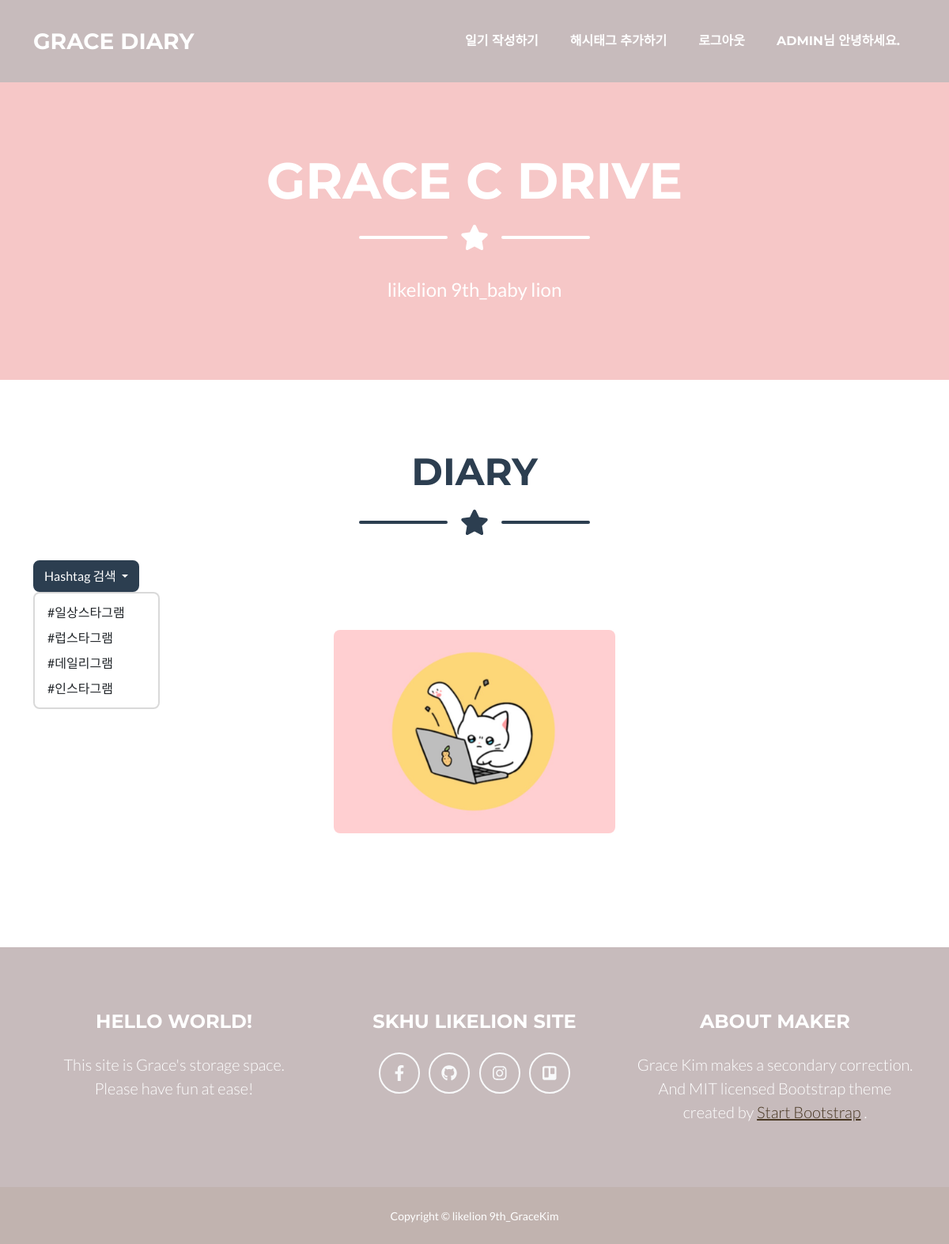
The app's page / (signed in) with its own data.
### blog/models.py (models this page shows, shortened)
class Hashtag(models.Model):
    name = models.CharField(max_length=50)

class Blog(models.Model):
    title = models.CharField(max_length=200)
    pub_date = models.DateTimeField('date')
    content = models.TextField()
    writer = models.CharField(max_length=100)
    hashtags = models.ManyToManyField('Hashtag', blank=True)

### blog/views.py (the view)
# urls.py: path('', views.main, name = 'main'),
def main(request):
    blogs = Blog.objects.all()
    c_form = CommentForm()
    hashtags = Hashtag.objects
    return render(request, 'main.html', {'blogs':blogs, 'c_form':c_form, 'hashtags':hashtags})

### blog/templates/main.html (shortened to what this page needs)
{% extends 'base.html' %}
{% load static %}
{% block posts %}
<section class="page-section portfolio" id="portfolio">
  <div class="container">
    <h2 class="page-section-heading text-center text-uppercase text-secondary mb-0">Diary
    </h2>
    <div class="divider-custom">
      <div class="divider-custom-line"></div>
      <div class="divider-custom-icon"><i class="fas fa-star"></i></div>
      <div class="divider-custom-line"></div>
    </div>
    <div class="dropdown">
      <button class="btn btn-secondary dropdown-toggle" type="button" id="dropdownMenuButton" data-toggle="dropdown" aria-haspopup="true" aria-expanded="false">
        Hashtag 검색
      </button>
      <div class="dropdown-menu" aria-labelledby="dropdownMenuButton">
        {% for hashtag in hashtags.all %}
        <a class="dropdown-item" href="{% url 'search' hashtag.id %}">{{ hashtag.name }}</a>
        {% endfor %}
      </div>
    </div>
    <br><br>
    <div class="row justify-content-center">
      {% for blog in blogs %}
      <div class="col-md-6 col-lg-4 mb-5">
        <div
          class="portfolio-item mx-auto"
          data-bs-toggle="modal"
          data-bs-target="{{blog.id}}"
        >
          <img
            class="img-fluid"
            src="{% static 'blog/img/cat.jpg' %}"
            alt="..."
          />
        </div>
      </div>
      {% endfor %}
    </div>
  </div>
</section>
{% endblock %}

### blog/templates/base.html (shortened to what this page needs)
<!DOCTYPE html>
{% load static %}
<html lang="en">
  <head>
    <link href="{% static 'blog/css/styles.css' %}" rel="stylesheet" />
    <link href="{% static 'blog/css/input.css' %}" rel="stylesheet" />
  </head>
  <body id="page-top">
    <nav
      class="navbar navbar-expand-lg bg-secondary text-uppercase fixed-top"
      id="mainNav"
    >
      <div class="container">
        <a class="navbar-brand" href="{% url 'main' %}">Grace Diary</a>
        <div class="collapse navbar-collapse" id="navbarResponsive">
          <ul class="navbar-nav ms-auto">
            <li class="nav-item mx-0 mx-lg-1">
              <a class="nav-link py-3 px-0 px-lg-3 rounded" href="{% url 'write' %}">일기 작성하기</a>
            </li>
            <li class="nav-item mx-0 mx-lg-1">
              <a class="nav-link py-3 px-0 px-lg-3 rounded" href="{% url 'hashtag' %}">해시태그 추가하기</a>
            </li>
            {% if user.is_active %}
            <li class="nav-item mx-0 mx-lg-1">
              <a class="nav-link py-3 px-0 px-lg-3 rounded" href="{% url 'logout' %}">로그아웃</a>
            </li>
            <li class="nav-item mx-0 mx-lg-1">
              <a class="nav-link py-3 px-0 px-lg-3 rounded">{{ user.username }}님 안녕하세요.</a>
            </li>
            {% endif %}
          </ul>
        </div>
      </div>
    </nav>
    <header class="masthead bg-primary text-white text-center">
      <div class="container d-flex align-items-center flex-column">
        <h1 class="masthead-heading text-uppercase mb-0">Grace C Drive</h1>
        <div class="divider-custom divider-light">
          <div class="divider-custom-line"></div>
          <div class="divider-custom-icon"><i class="fas fa-star"></i></div>
          <div class="divider-custom-line"></div>
        </div>
        <p class="masthead-subheading font-weight-light mb-0">
          likelion 9th_baby lion
        </p>
      </div>
    </header>
    {% block posts %} {% endblock %}
    <footer class="footer text-center">
        <div class="container">
          <div class="row">
            <div class="col-lg-4 mb-5 mb-lg-0">
              <h4 class="text-uppercase mb-4">Hello World!</h4>
              <p class="lead mb-0">
                This site is Grace's storage space.
                <br />
                Please have fun at ease!
              </p>
            </div>
            <div class="col-lg-4 mb-5 mb-lg-0">
              <h4 class="text-uppercase mb-4">SKHU LikeLion Site</h4>
              <a
                class="btn btn-outline-light btn-social mx-1"
                href="https://www.facebook.com/SkhuLion"
                ><i class="fab fa-fw fa-facebook-f"></i
              ></a>
              <a
                class="btn btn-outline-light btn-social mx-1"
                href="https://github.com/orgs/SKHU-Likelion-9th/dashboard"
                ><i class="fab fa-github"></i
              ></a>
              <a
                class="btn btn-outline-light btn-social mx-1"
                href="https://www.instagram.com/likelion_skhu/"
                ><i class="fab fa-instagram"></i
              ></a>
              <a
                class="btn btn-outline-light btn-social mx-1"
                href="https://trello.com/b/Nz7NvSBp/skhu-%EB%A9%8B%EC%9F%81%EC%9D%B4-%EC%82%AC%EC%9E%90%EC%B2%98%EB%9F%BC-9%EA%B8%B0"
                ><i class="fab fa-trello"></i
              ></a>
            </div>
            <div class="col-lg-4">
              <h4 class="text-uppercase mb-4">About Maker</h4>
              <p class="lead mb-0">
                Grace Kim makes a secondary correction. And MIT licensed Bootstrap
                theme created by
                <a href="http://startbootstrap.com">Start Bootstrap</a>
                .
              </p>
            </div>
          </div>
        </div>
      </footer>
      <div class="copyright py-4 text-center text-white">
        <div class="container">
          <small>Copyright &copy; likelion 9th_GraceKim</small>
        </div>
      </div>
  </body>
</html>

### records on screen
Hashtag: name "#일상스타그램"
Hashtag: name "#럽스타그램"
Hashtag: name "#데일리그램"
Hashtag: name "#인스타그램"

### other values on screen
{{ user.username }} "ADMIN"
